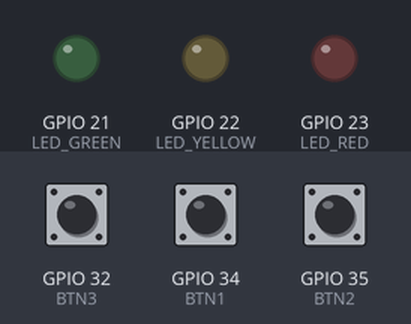
The program below on a simulated ESP32. Parts: output pins drawn as LEDs (lit = HIGH). Dashed ring = blinking. The inputs (shaded band) are chosen by the test bench; at power-on: GPIO 32 (BTN3) HIGH, GPIO 34 (BTN1) HIGH, GPIO 35 (BTN2) HIGH. What the program prints to the serial monitor is not drawn.

Above: at 1.2 s.
1.3 s: GPIO 32 (BTN3) pulled LOW for 0.15 s
At 1.6 s:
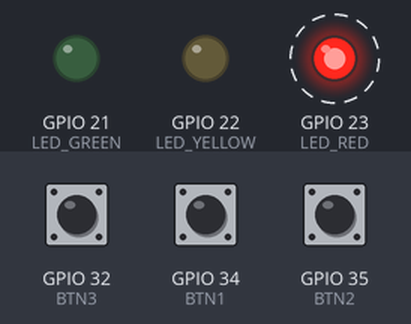
At 2.8 s:
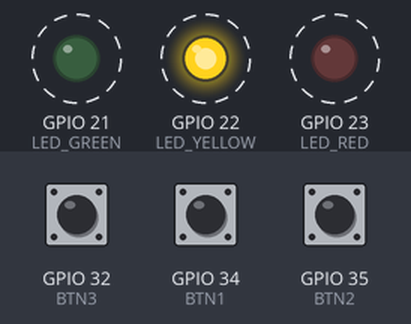
4.3 s: GPIO 32 (BTN3) pulled LOW for 3.2 s
9.0 s: GPIO 34 (BTN1) pulled LOW for 3.2 s
13.7 s: GPIO 35 (BTN2) pulled LOW for 3.2 s
At 17.35 s:
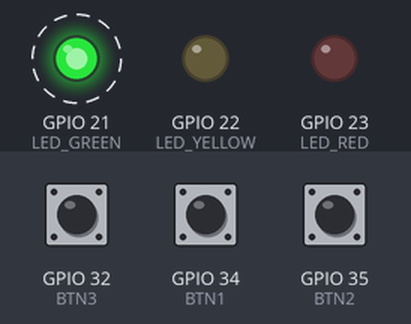
Timing chart, 0 to 21.1 s (numbered marks = the images above; inputs shaded):
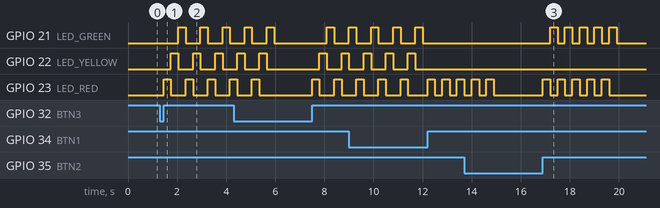

Measured:
- after the input at 1.3 s, GPIO 21 (LED_GREEN): alternates HIGH for 0.30 s and LOW for 0.60 s, starting after 0.75 s; GPIO 22 (LED_YELLOW): alternates HIGH for 0.30 s and LOW for 0.60 s, starting after 0.45 s; GPIO 23 (LED_RED): alternates HIGH for 0.30 s and LOW for 0.60 s, starting after 0.15 s
- after the input at 13.7 s, GPIO 21 (LED_GREEN): alternates HIGH for 0.30 s and LOW for 0.30 s, 10 changes in all, then stays LOW, starting after 3.5 s

The program:

main.cpp
```cpp
#include <Arduino.h>

int BTN1 = 34; // 🔴 Tombol 1
int BTN2 = 35; // 🟢 Tombol 2
int BTN3 = 32; // 🟡 Tombol 3

int LED_RED = 23;    // 🔴 LED Merah
int LED_YELLOW = 22; // 🟡 LED Kuning
int LED_GREEN = 21;  // 🟢 LED Hijau

void setup() {
    Serial.begin(115200);
    pinMode(BTN1, INPUT_PULLUP);
    pinMode(BTN2, INPUT_PULLUP);
    pinMode(BTN3, INPUT_PULLUP);

    pinMode(LED_RED, OUTPUT);
    pinMode(LED_YELLOW, OUTPUT);
    pinMode(LED_GREEN, OUTPUT);

    digitalWrite(LED_RED, LOW);
    digitalWrite(LED_YELLOW, LOW);
    digitalWrite(LED_GREEN, LOW);
}

void blinkLED(int led, int times) {
    for (int i = 0; i < times; i++) {
        digitalWrite(led, HIGH);
        delay(300);
        digitalWrite(led, LOW);
        delay(300);
    }
}

bool isButtonPressed(int button) {
    if (digitalRead(button) == LOW) {
        delay(50); // Debounce
        if (digitalRead(button) == LOW) {
            Serial.println("Tombol ditekan!");
            while (digitalRead(button) == LOW);
            return true;
        }
    }
    return false;
}

void loop() {
    if (isButtonPressed(BTN1)) {
        Serial.println("🔴 Tombol 1 ditekan - LED Merah kedip 5x");
        blinkLED(LED_RED, 5);
    }

    if (isButtonPressed(BTN2)) {
        Serial.println("🔴🟢 Tombol 2 ditekan - LED Merah & Hijau bergantian");
        for (int i = 0; i < 5; i++) {
            digitalWrite(LED_RED, HIGH);
            digitalWrite(LED_GREEN, LOW);
            delay(300);
            digitalWrite(LED_RED, LOW);
            digitalWrite(LED_GREEN, HIGH);
            delay(300);
        }
        digitalWrite(LED_RED, LOW);
        digitalWrite(LED_GREEN, LOW);
    }

    if (isButtonPressed(BTN3)) {
        Serial.println("🔴🟡🟢 Tombol 3 ditekan - LED Merah, Kuning, Hijau bergantian");
        for (int i = 0; i < 5; i++) {
            digitalWrite(LED_RED, HIGH);
            delay(300);
            digitalWrite(LED_RED, LOW);

            digitalWrite(LED_YELLOW, HIGH);
            delay(300);
            digitalWrite(LED_YELLOW, LOW);

            digitalWrite(LED_GREEN, HIGH);
            delay(300);
            digitalWrite(LED_GREEN, LOW);
        }
    }
}
```
